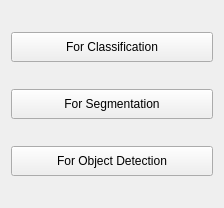
               <widget class="QWidget" name="Augmentation">
                <property name="geometry">
                 <rect>
                  <x>0</x>
                  <y>0</y>
                  <width>224</width>
                  <height>208</height>
                 </rect>
                </property>
                <property name="font">
                 <font>
                  <family>Segoe UI</family>
                  <pointsize>9</pointsize>
                 </font>
                </property>
                <attribute name="label">
                 <string>Augmentation</string>
                </attribute>
                <layout class="QVBoxLayout" name="verticalLayout_6">
                 <item>
                  <widget class="QPushButton" name="ac">
                   <property name="minimumSize">
                    <size>
                     <width>0</width>
                     <height>30</height>
                    </size>
                   </property>
                   <property name="font">
                    <font>
                     <family>Segoe UI</family>
                     <pointsize>9</pointsize>
                    </font>
                   </property>
                   <property name="text">
                    <string>For Classification</string>
                   </property>
                   <property name="iconSize">
                    <size>
                     <width>16</width>
                     <height>16</height>
                    </size>
                   </property>
                  </widget>
                 </item>
                 <item>
                  <widget class="QPushButton" name="asg">
                   <property name="minimumSize">
                    <size>
                     <width>0</width>
                     <height>30</height>
                    </size>
                   </property>
                   <property name="font">
                    <font>
                     <family>Segoe UI</family>
                     <pointsize>9</pointsize>
                    </font>
                   </property>
                   <property name="text">
                    <string>For Segmentation</string>
                   </property>
                  </widget>
                 </item>
                 <item>
                  <widget class="QPushButton" name="ao">
                   <property name="minimumSize">
                    <size>
                     <width>0</width>
                     <height>30</height>
                    </size>
                   </property>
                   <property name="font">
                    <font>
                     <family>Segoe UI</family>
                     <pointsize>9</pointsize>
                    </font>
                   </property>
                   <property name="text">
                    <string>For Object Detection</string>
                   </property>
                  </widget>
                 </item>
                </layout>
               </widget>
